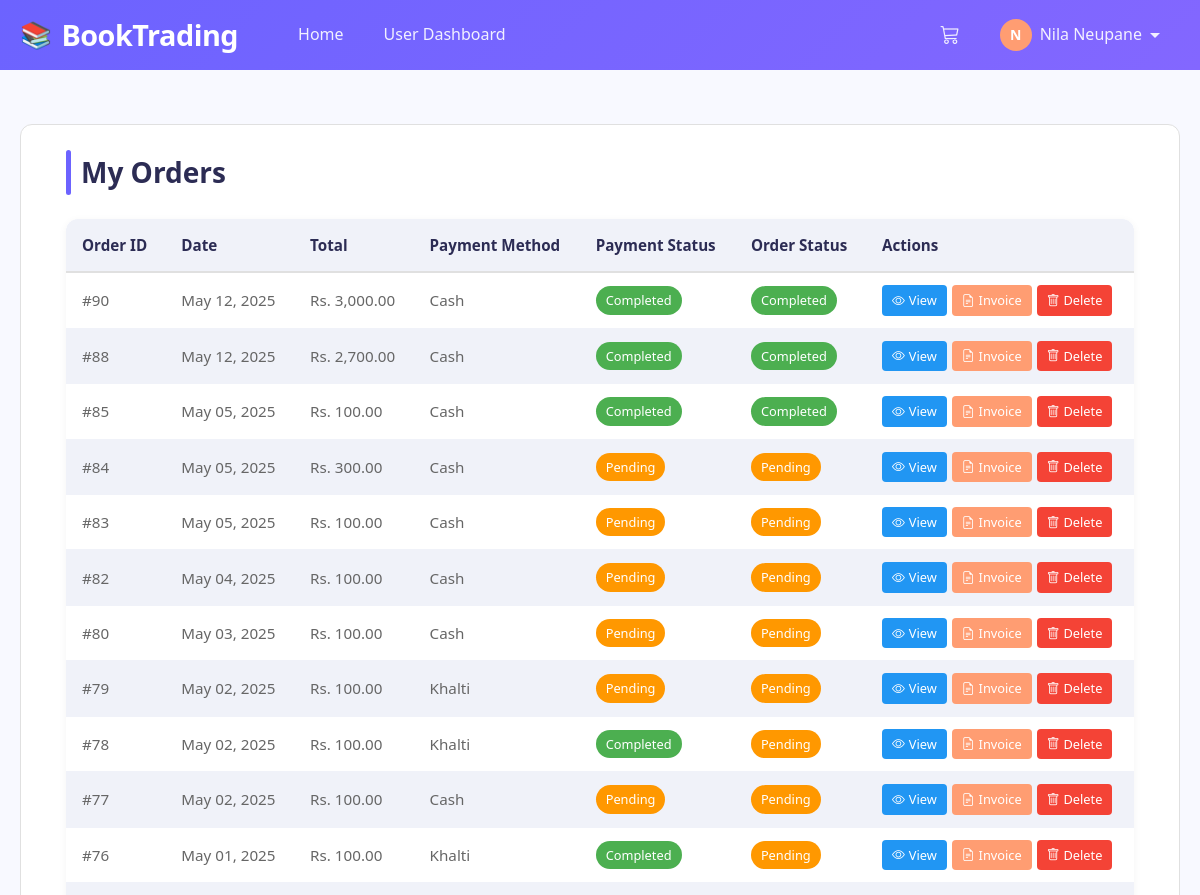
The app's page /user/orders.php (signed in, upper part), older data.
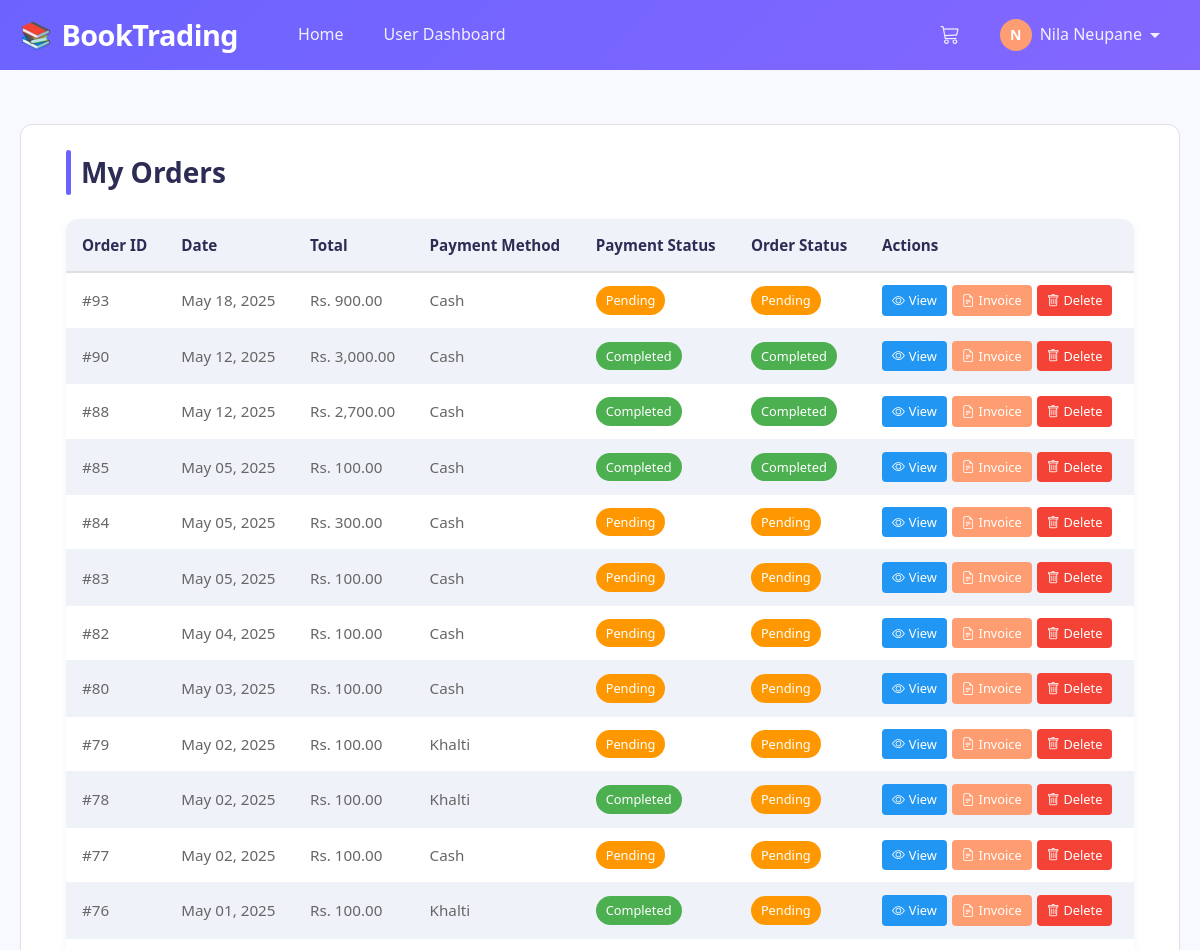
The same page, newer data.
### tables this page shows
CREATE TABLE `orders` (
  `id` int(11) NOT NULL,
  `purchase_order_id` varchar(255) DEFAULT NULL,
  `user_id` int(11) NOT NULL,
  `total_amount` decimal(10,2) NOT NULL,
  `payment_method` enum('cash','khalti') NOT NULL,
  `payment_status` enum('pending','completed','failed') DEFAULT 'pending',
  `status` enum('pending','processing','completed','cancelled') DEFAULT 'pending',
  `created_at` timestamp NOT NULL DEFAULT current_timestamp(),
  `transaction_id` varchar(255) DEFAULT NULL
);

### includes/functions.php (called while the page is built, shortened)
<?php
function getUserOrders($userId) {
    global $conn;
    $query = "SELECT * FROM orders WHERE user_id = '$userId' ORDER BY created_at DESC";
    $result = mysqli_query($conn, $query);
    $orders = [];
    while ($row = mysqli_fetch_assoc($result)) {
        $orders[] = $row;
    }
    return $orders;
}
?>

### user/orders.php (the view, shortened to what this page needs)
<?php
$relativePath = '../';
require_once $relativePath . 'includes/header.php';
$userId = $_SESSION['user_id'];
$orders = getUserOrders($userId);
?>
<div class="orders-container">
    <h2 class="orders-title">My Orders</h2>
    <?php if (empty($orders)): ?>
        <div class="empty-message">You haven't placed any orders yet.</div>
    <?php else: ?>
        <div class="table-wrapper">
            <table class="orders-table">
                <thead>
                    <tr>
                        <th>Order ID</th>
                        <th>Date</th>
                        <th>Total</th>
                        <th>Payment Method</th>
                        <th>Payment Status</th>
                        <th>Order Status</th>
                        <th>Actions</th>
                    </tr>
                </thead>
                <tbody>
                    <?php foreach ($orders as $order): ?>
                        <tr>
                            <td data-label="Order ID">#<?php echo $order['id']; ?></td>
                            <td data-label="Date"><?php echo date('M d, Y', strtotime($order['created_at'])); ?></td>
                            <td data-label="Total">Rs. <?php echo number_format($order['total_amount'], 2); ?></td>
                            <td data-label="Payment Method"><?php echo ucfirst($order['payment_method']); ?></td>
                            <td data-label="Payment Status">
                                <span class="status-badge status-<?php echo $order['payment_status'] === 'completed' ? 'success' : ($order['payment_status'] === 'pending' ? 'warning' : 'danger'); ?>">
                                    <?php echo ucfirst($order['payment_status']); ?>
                                </span>
                            </td>
                            <td data-label="Order Status">
                                <span class="status-badge status-<?php echo $order['status'] === 'completed' ? 'success' : ($order['status'] === 'pending' ? 'warning' : ($order['status'] === 'cancelled' ? 'danger' : 'info')); ?>">
                                    <?php echo ucfirst($order['status']); ?>
                                </span>
                            </td>
                            <td data-label="Actions">
                                <div class="action-buttons">
                                    <a href="<?php echo $relativePath; ?>payment_success.php?order_id=<?php echo $order['id']; ?>&status=success" class="action-button view-button">
                                        <i class="bi bi-eye"></i> View
                                    </a>
                                    <a href="<?php echo $relativePath; ?>invoice.php?id=<?php echo $order['id']; ?>" class="action-button invoice-button">
                                        <i class="bi bi-file-earmark-text"></i> Invoice
                                    </a>
                                    <a href="#" class="action-button delete-button" onclick="openDeleteModal(<?php echo $order['id']; ?>); return false;">
                                        <i class="bi bi-trash"></i> Delete
                                    </a>
                                </div>
                            </td>
                        </tr>
                    <?php endforeach; ?>
                </tbody>
            </table>
        </div>
    <?php endif; ?>
</div>
<?php require_once $relativePath . 'includes/footer.php'; ?>

Row changes from the older to the newer data that the page shows:
added orders: id "93", created_at "May 18, 2025", total_amount "900.00", payment_method "Cash", payment_status "Pending", status "Pending"
